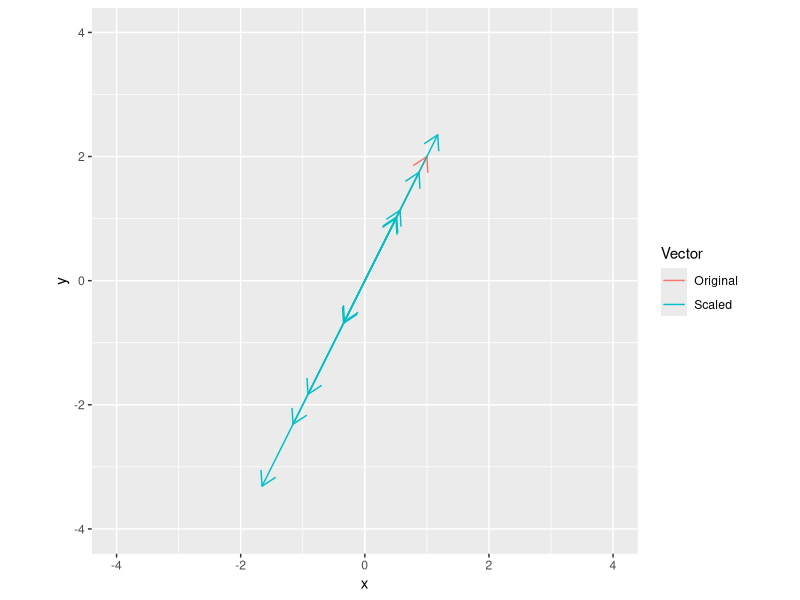

R code for this plot:
## ---- chunk 1
library(ggplot2)
v <- c(1, 2)
s <- rnorm(10)

all_vectors <- data.frame(xend = c(v[1], v[1] * s),
                          yend = c(v[2], v[2] * s),
                          Vector = c("Original", rep("Scaled", length(s))),
                          x = 0,
                          y = 0)

ggplot(data=all_vectors, aes(x=x, y=y, xend=xend, yend=yend, color=Vector)) + 
  geom_segment(arrow= arrow(length = unit(0.03, "npc"))) +
  xlim(-4, 4) +
  ylim(-4, 4) + 
  coord_equal()
